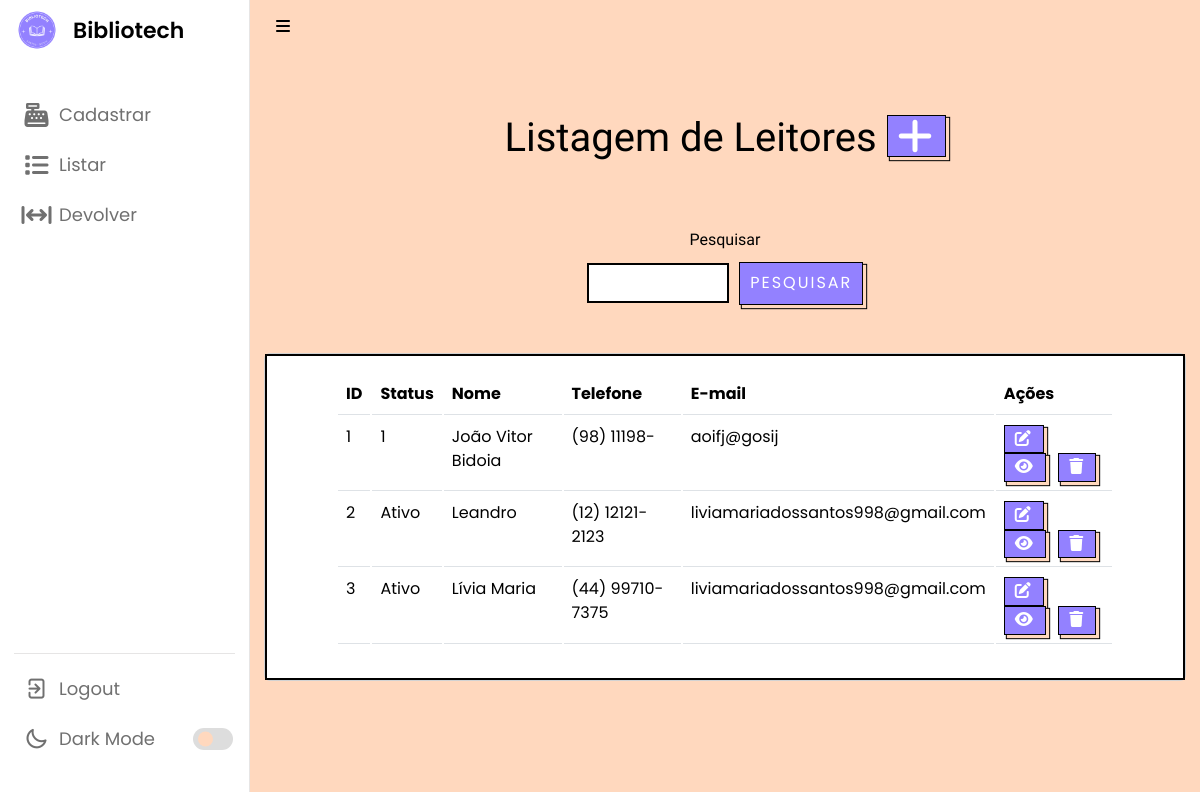
The page /listarLeitor.php (signed in) on the database as committed earlier.
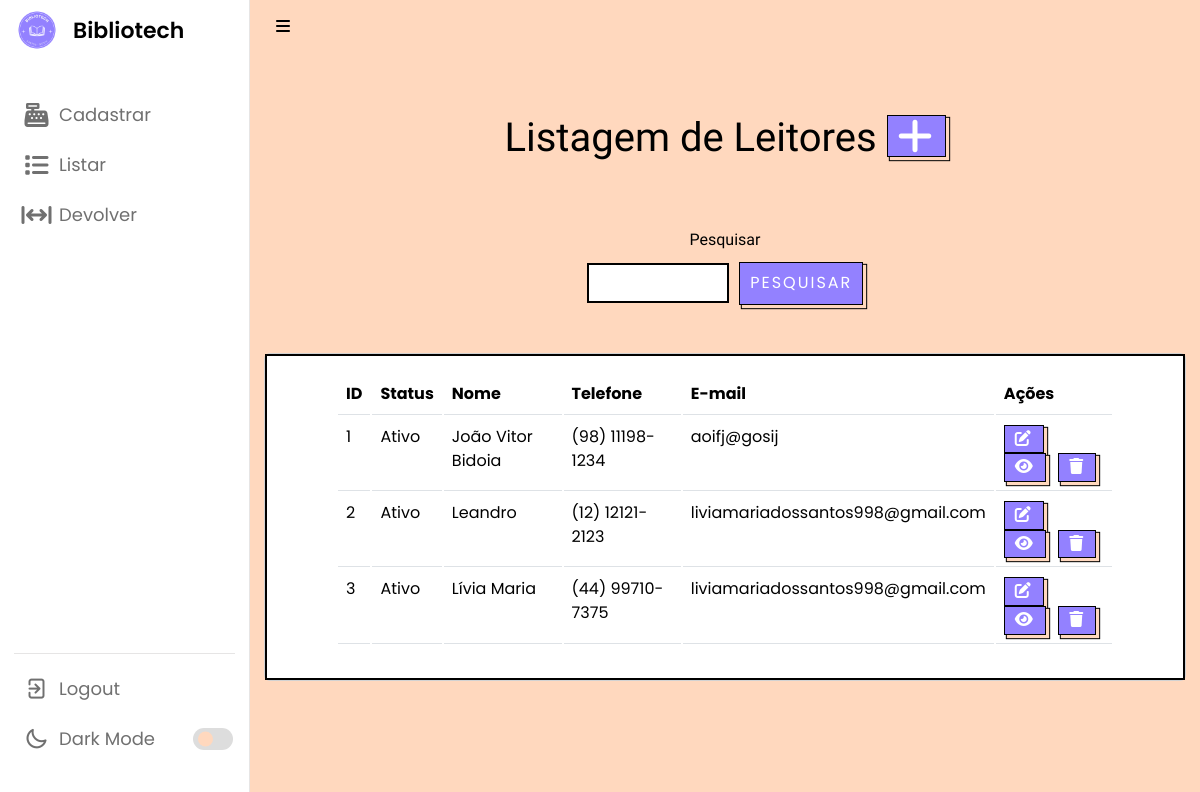
The same page on the database as committed later.
### tables this page shows
CREATE TABLE `leitor` (
  `id` int(11) NOT NULL,
  `status` varchar(45) NOT NULL,
  `nome` varchar(100) NOT NULL,
  `telefone` varchar(15) NOT NULL,
  `endereco` varchar(100) NOT NULL,
  `dn` date NOT NULL,
  `cpf` varchar(14) NOT NULL,
  `email` varchar(100) NOT NULL,
  `senha` varchar(255) NOT NULL,
  `nomeResp` varchar(100) DEFAULT NULL,
  `cpfResp` varchar(14) DEFAULT NULL,
  `telResp` varchar(45) DEFAULT NULL
);

### listarLeitor.php (the view, shortened to what this page needs)
<?php
require_once("conexao.php");
$V_WHERE = "";
$sql = "select * from leitor
where 1 = 1" . $V_WHERE;
$resultado = mysqli_query($conexao, $sql);
?>
<!DOCTYPE html>
<html lang="pt-br">
<head>
    <link rel="stylesheet" href="css/style.css">
    <link rel="stylesheet" href="css/cadastrar.css">
    <link rel="stylesheet" href="css/bootstrap.css">
    <link rel="stylesheet" href="https://unicons.iconscout.com/release/v4.0.0/css/line.css">
</head>
<body>
    <nav>
        <a href="main.php" style="text-decoration: none">
            <div class="logo-name">
                <div class="logo-image">
                    <img src="logo.ico" alt="">
                </div>
                <span class="logo_name">Bibliotech</span>
            </div>
        </a>
        <div class="menu-items">
            <ul class="nav-links">
                <?php require_once('sidebar.php') ?>
            </ul>
            <ul class="logout-mode">
                <li><a href="#">
                        <i class="uil uil-signout"></i>
                        <span class="link-name">Logout</span>
                    </a></li>
                <li class="mode">
                    <a href="sair.php">
                        <i class="uil uil-moon"></i>
                        <span class="link-name">Dark Mode</span>
                    </a>
                    <div class="mode-toggle">
                        <span class="switch"></span>
                    </div>
                </li>
            </ul>
        </div>
    </nav>
    <section class="dashboard">
        <div class="navbar bg-body-tertiary">
            <div class="container-fluid">
                <i class="fa-solid fa-bars sidebar-toggle botaoNav"></i>
            </div>
        </div>
        <br><br><br>
        <h1 class="titulo text">Listagem de Leitores <a href="cadastrarLeitor.php" class="botao">
                <i class="fa-solid fa-plus"></i>
            </a></h1>
        <br><br>
        <center>
            <form method="post">
                <label name="nome" for="exampleFormControlInput1" class="titulo text">Pesquisar</label>
                <div class="input-button-container">
                    <input name="nome" type="text" class="formcampo">
                    <button name="pesquisar" stype="button" class="botaopesquisar">Pesquisar</button>
                </div>
                <br><br>
            </form>
        </center>
        <center>
            <div class="card cardlistar">
                <div class="card-body cardlistar2">
                    <table class="table">
                        <thead>
                            <tr>
                                <td scope="col"><b>ID</b></td>
                                <td scope="col"><b>Status</b></td>
                                <td scope="col"><b>Nome</b></td>
                                <td scope="col"><b>Telefone</b></td>
                                <td scope="col"><b>E-mail</b></td>
                                <td scope="col"><b>Ações</b></td>
                            </tr>
                        </thead>
        </center>
        <tbody>
            <?php while ($linha = mysqli_fetch_array($resultado)) { ?>
                <center>
                    <tr>
                        <td>
                            <?= $linha['id'] ?>
                        </td>
                        <td>
                            <?= $linha['status'] ?>
                        </td>
                        <td>
                            <?= $linha['nome'] ?>
                        </td>
                        <td>
                            <?= $linha['telefone'] ?>
                        </td>
                        <td>
                            <?= $linha['email'] ?>
                        </td>
                        <td>
                            <a style="margin-right: 8px;" href="alterarLeitor.php? id=<?= $linha['id'] ?>" class="botao">
                                <i class="fa-solid fa-pen-to-square"></i></a>
                            <a data-bs-toggle="modal" data-bs-target="#exampleModal_<?= $linha['id'] ?>"
                                href="listarLeitor.php?id=<?= $linha['id'] ?>" style="margin-right: 8px;" name="info"
                                class="botao">
                                <i class="fa-solid fa-eye"></i>
                            </a>
                            <a href="listarLeitor.php?id=<?= $linha['id'] ?>" class="botao" data-bs-toggle="modal"
                                data-bs-target="#exampleModal1_<?= $linha['id'] ?>">
                                <i class="fa-sharp fa-solid fa-trash"></i> </a>
                        </td>
                    </tr>
                </center>
            <?php } ?>
        </tbody>
    </section>
</body>
</html>

Rows that differ between the two databases and show on the page:
changed leitor "João Vitor Bidoia": status "1" → "Ativo"; telefone "(98) 11198-" → "(98) 11198-1234"
